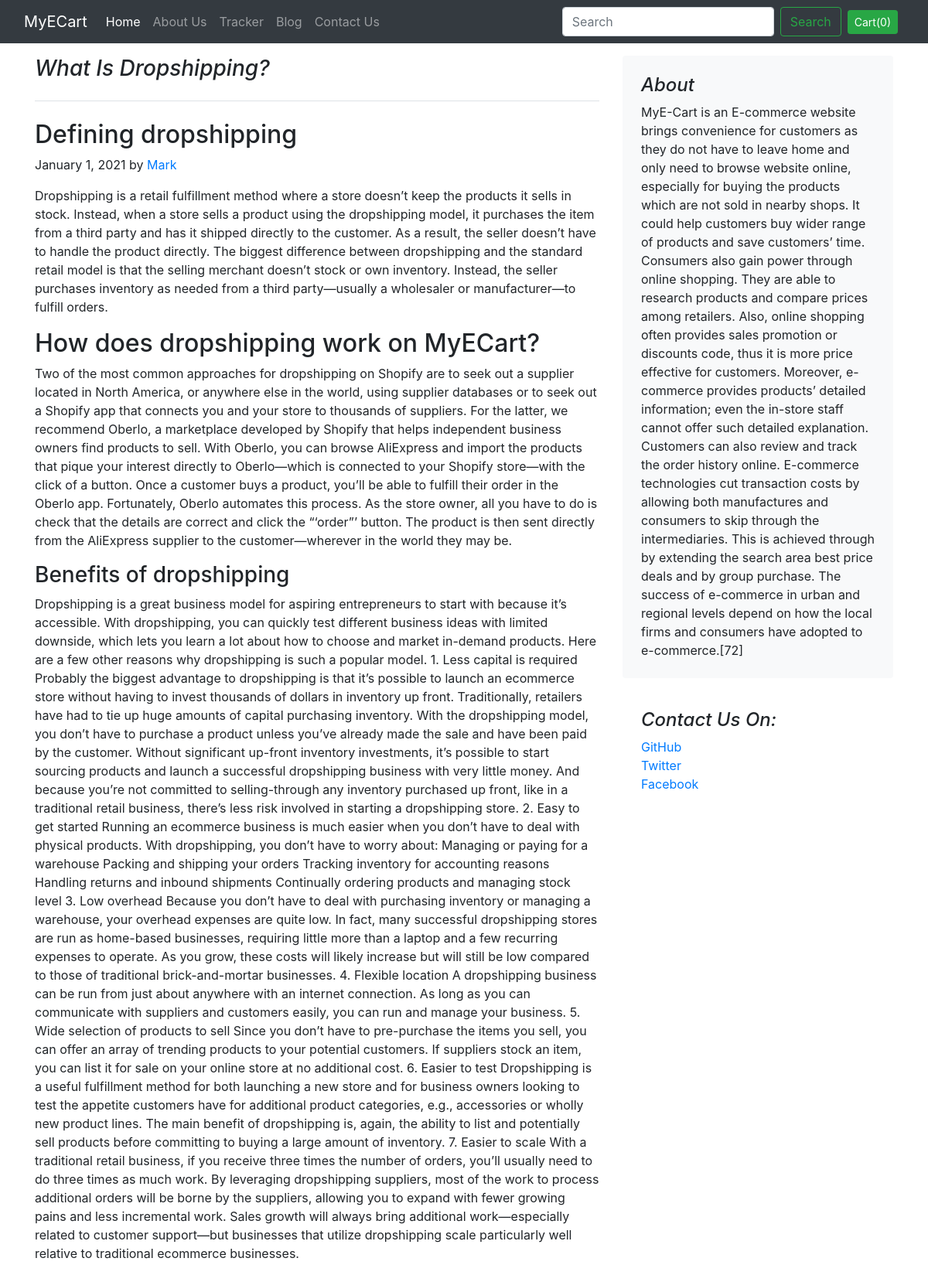
Page /blog/blogpost/8 on the committed database.
### blog/models.py (models this page shows)
class Blogpost(models.Model):
    post_id = models.AutoField(primary_key=True)
    title = models.CharField(max_length=50)
    head0=models.CharField(max_length=500,default="")
    chead0=models.CharField(max_length=5000,default="")
    head1=models.CharField(max_length=500,default="")
    chead1=models.CharField(max_length=5000,default="")
    head2=models.CharField(max_length=500,default="")
    chead2=models.CharField(max_length=5000,default="")
    pub_date = models.DateField()
    Thumbnail=models.ImageField(upload_to='shop/images',default="")
    def __str__(self):
        return self.title

### blog/views.py (the view)
# urls.py: path("blogpost/<int:id>",views.blogpost,name="blogPost")
def blogpost(request,id):
    post = Blogpost.objects.filter(post_id=id)[0]
    print(post)
    return render(request,'blog/blogpost.html',{'post':post})

### blog/templates/blog/blogpost.html (shortened to what this page needs)
{% extends 'blog/basic.html' %}
{% block body %}
<div class="container mt-3">
<div class="row g-5 my-4">
    <div class="col-md-8">
      <h3 class="pb-4 mb-4 fst-italic border-bottom">
      {{post.title}}
      </h3>
      <article class="blog-post">
        <h2 class="blog-post-title">{{post.head0}}</h2>
        <p class="blog-post-meta">January 1, 2021 by <a href="#">Mark</a></p>
        <p>{{post.chead0}}</p>
        <h2>{{post.head1}}</h2>
        <p>{{post.chead1}}</p>
        <h3>{{post.head2}}</h3>
        <p>{{post.chead2}}</p>
      </article>
    </div>
    <div class="col-md-4">
      <div class="position-sticky" style="top: 2rem;">
        <div class="p-4 mb-3 bg-light rounded">
          <h4 class="fst-italic">About</h4>
          <p class="mb-0">MyE-Cart is an E-commerce website brings convenience for customers as they do not have to leave home and only need to browse website online, especially for buying the products which are not sold in nearby shops. It could help customers buy wider range of products and save customers’ time. Consumers also gain power through online shopping. They are able to research products and compare prices among retailers. Also, online shopping often provides sales promotion or discounts code, thus it is more price effective for customers. Moreover, e-commerce provides products’ detailed information; even the in-store staff cannot offer such detailed explanation. Customers can also review and track the order history online.
E-commerce technologies cut transaction costs by allowing both manufactures and consumers to skip through the intermediaries. This is achieved through by extending the search area best price deals and by group purchase. The success of e-commerce in urban and regional levels depend on how the local firms and consumers have adopted to e-commerce.[72]
</div>
        <div class="p-4">
          <h4 class="fst-italic">Contact Us On:</h4>
          <ol class="list-unstyled">
            <li><a href="#">GitHub</a></li>
            <li><a href="#">Twitter</a></li>
            <li><a href="#">Facebook</a></li>
          </ol>
        </div>
      </div>
    </div>
  </div>
</div>
{% endblock %}

### rows in the picture
Blogpost: title "What Is Dropshipping?", head0 "Defining dropshipping", chead0 "Dropshipping is a retail fulfillment method where a store doesn’t keep the products it sells in stock. Instead, when a store sells a product using the dropshipping model, it purchases the item from a third party and has it shipped directly to the customer. As a result, the seller doesn’t have to handle the product directly. The biggest difference between dropshipping and the standard retail model is that the selling merchant doesn’t stock or own inventory. Instead, the seller purchases inventory as needed from a third party—usually a wholesaler or manufacturer—to fulfill orders.", head1 "How does dropshipping work on MyECart?", chead1 "Two of the most common approaches for dropshipping on Shopify are to seek out a supplier located in North America, or anywhere else in the world, using supplier databases or to seek out a Shopify app that connects you and your store to thousands of suppliers. For the latter, we recommend Oberlo, a marketplace developed by Shopify that helps independent business owners find products to sell. With Oberlo, you can browse AliExpress and import the products that pique your interest directly to Oberlo—which is connected to your Shopify store—with the click of a button. Once a customer buys a product, you’ll be able to fulfill their order in the Oberlo app. Fortunately, Oberlo automates this…", head2 "Benefits of dropshipping", chead2 "Dropshipping is a great business model for aspiring entrepreneurs to start with because it’s accessible. With dropshipping, you can quickly test different business ideas with limited downside, which lets you learn a lot about how to choose and market in-demand products. Here are a few other reasons why dropshipping is such a popular model. 1. Less capital is required Probably the biggest advantage to dropshipping is that it’s possible to launch an ecommerce store without having to invest thousands of dollars in inventory up front. Traditionally, retailers have had to tie up huge amounts of capital purchasing inventory. With the dropshipping model, you don’t have to purchase a product unless…"
